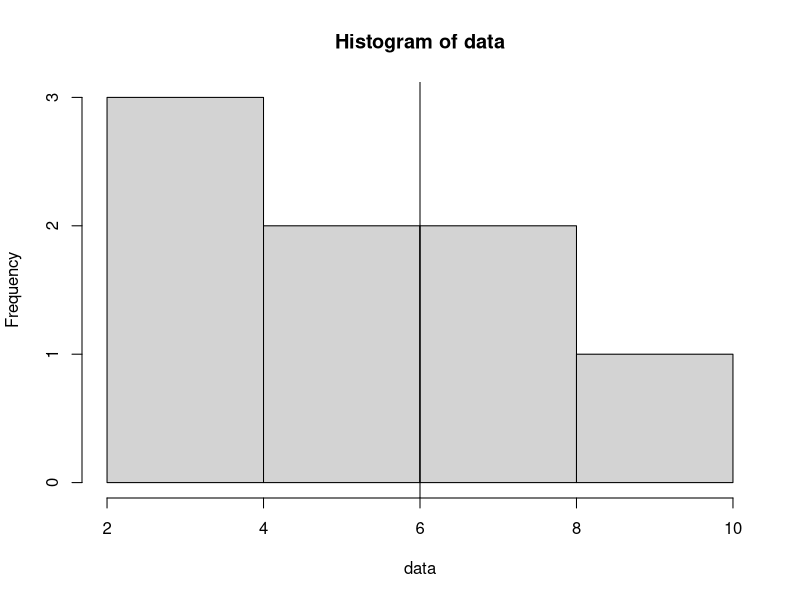
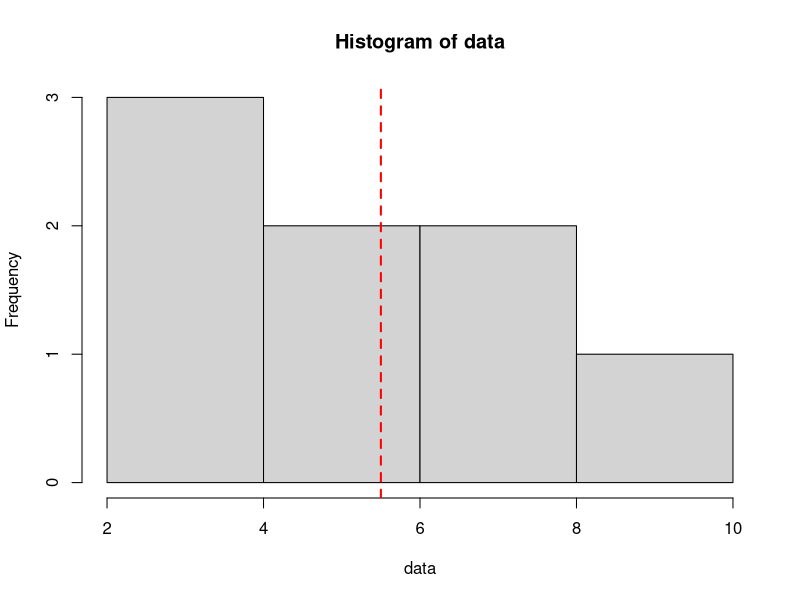
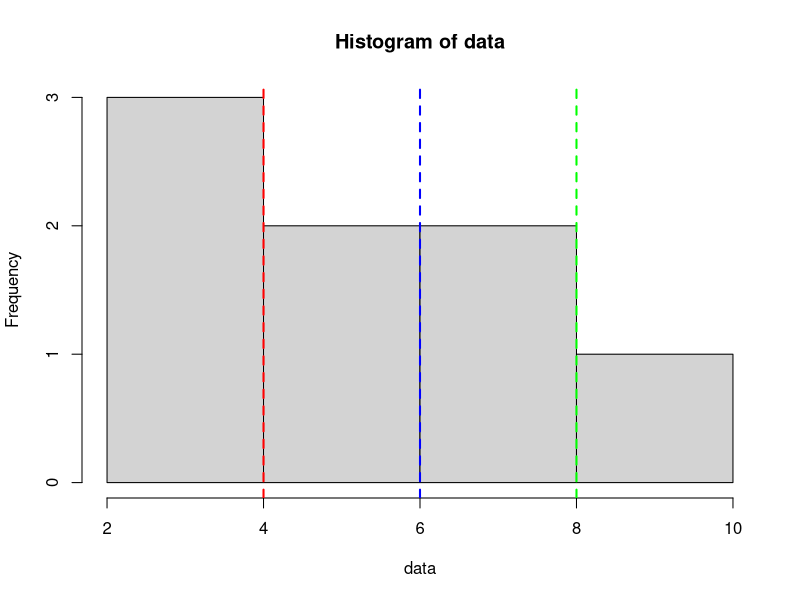
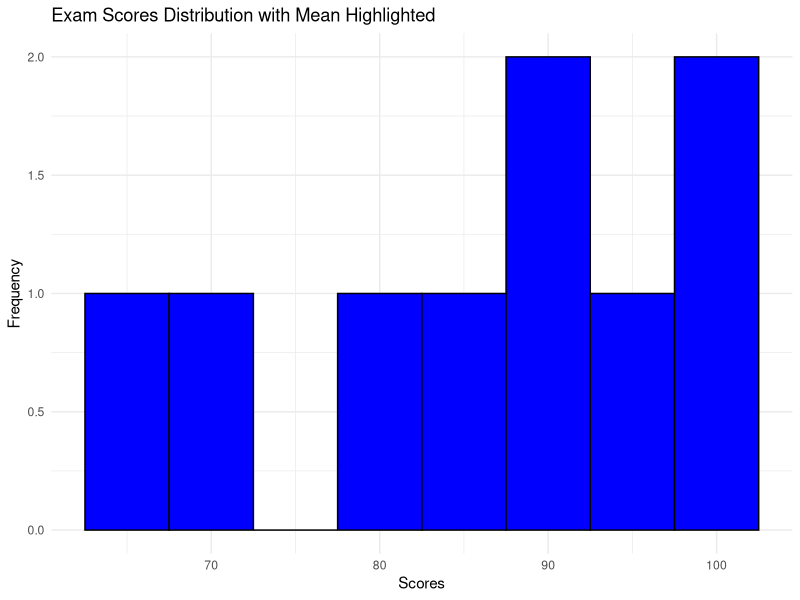
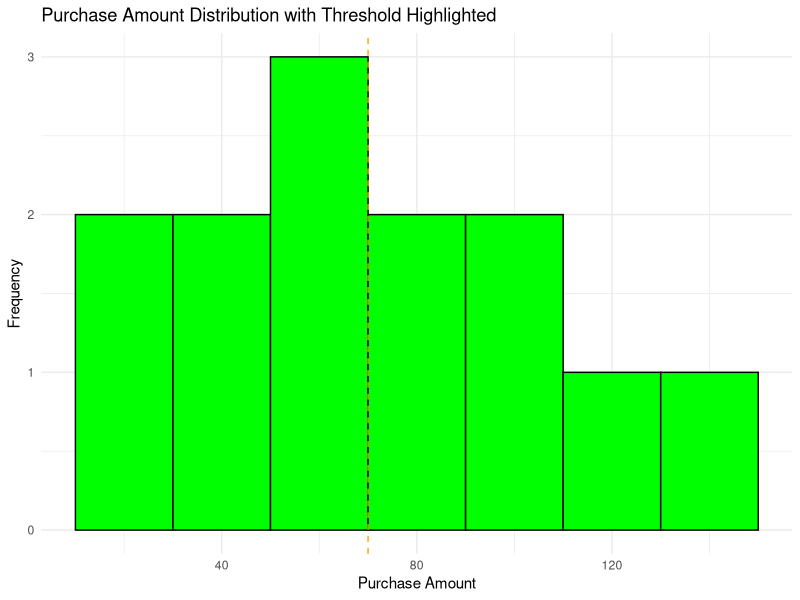

Here is the R script that generated these plots, in order:
## ---- chunk 1
# Create a vector of data
data <- c(5, 7, 3, 9, 2, 6, 4, 8)

# Create a histogram to visualize the distribution of data
hist(data)

# Add a vertical line at x = 6
abline(v = 6)
## ---- chunk 2
# Create a vector of data
data <- c(5, 7, 3, 9, 2, 6, 4, 8)

# Create a histogram to visualize the distribution of data
hist(data)

# Add a vertical line at the mean value of the data with a red dashed line
abline(v = mean(data), col = 'red', lwd = 2, lty = 'dashed')
## ---- chunk 3
# Create a vector of data
data <- c(5, 7, 3, 9, 2, 6, 4, 8)

# Create a histogram to visualize the distribution of data
hist(data)

# Add multiple vertical lines at specific locations with different colors
abline(v = c(4, 6, 8), col = c('red', 'blue', 'green'), lwd = 2, lty = 'dashed')
## ---- chunk 4
# Load necessary libraries
library(ggplot2)

# Create a sample dataset
data <- data.frame(x = c(65, 72, 78, 85, 90, 92, 95, 98, 100))

# Create a histogram with a vertical line for the mean
ggplot(data=data, aes(x=x)) +
  geom_histogram(binwidth=5, fill="blue", color="black") +
  geom_vline(aes(xintercept=mean(data)), color="red", linetype="dashed") +
  labs(title="Exam Scores Distribution with Mean Highlighted", x="Scores", y="Frequency") +
  theme_minimal()
## ---- chunk 5
# Create a sample dataset
purchase_amounts <- data.frame(x= c(20, 30, 45, 50, 55, 60, 70, 80, 90, 100, 110, 130, 150))

# Create a histogram with a vertical line for the threshold
threshold <- 70
ggplot(data=data.frame(amount=purchase_amounts), aes(x=x)) +
  geom_histogram(binwidth=20, fill="green", color="black") +
  geom_vline(xintercept=threshold, color="orange", linetype="dashed") +
  labs(title="Purchase Amount Distribution with Threshold Highlighted", x="Purchase Amount", y="Frequency") +
  theme_minimal()
